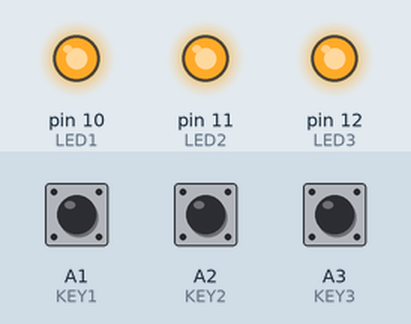
Recording of a sketch running on a simulated Arduino Uno, built with avr-gcc and run on an emulated ATmega328P. On the bench: output pins drawn as LEDs (lit = HIGH). Dashed ring = blinking. The test bench sets the inputs (shaded band); at power-on: A1 (KEY1) HIGH, A2 (KEY2) HIGH, A3 (KEY3) HIGH. Random numbers use the default seed unless the sketch sets one.

Above: at 1.3 s.
1.4 s: A1 (KEY1) pulled LOW for 0.15 s
At 3.14 s:
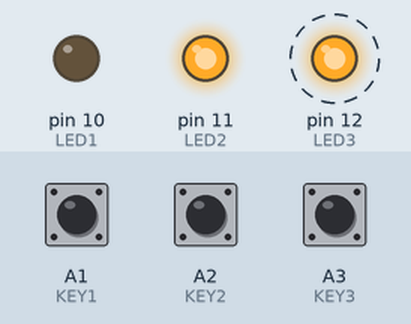
4.5 s: A1 (KEY1) pulled LOW for 1 s
At 7.3 s:
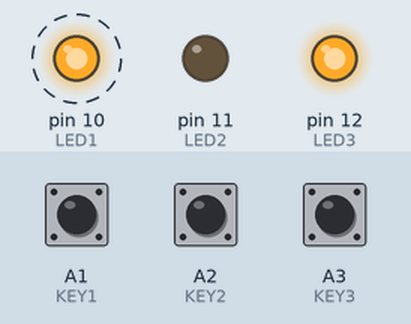
8.5 s: A1 (KEY1) pulled LOW for 3.2 s
At 14.3 s:
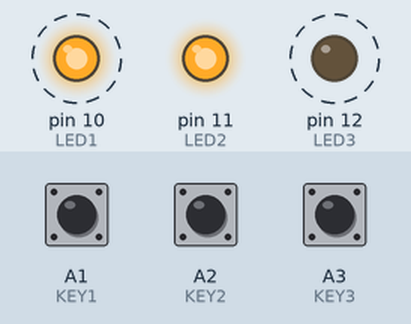
Timing chart, 0 to 18.0 s (numbered marks = the images above; inputs shaded):
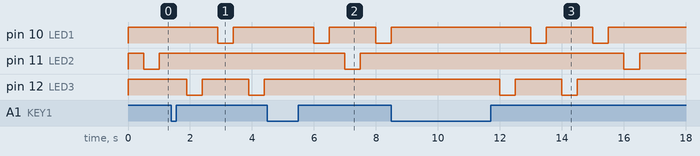

Measured:
- after the input at 1.4 s, pin 10 (LED1): HIGH → LOW after 1.5 s, → HIGH 0.50 s later
- after the input at 4.5 s, pin 10 (LED1): alternates HIGH for 1.5 s and LOW for 0.50 s, starting after 1.5 s
- after the input at 8.5 s, pin 10 (LED1): alternates HIGH for 1.5 s and LOW for 0.50 s, 4 changes in all, then stays HIGH, starting after 4.5 s
- by itself, pin 12 (LED3): alternates HIGH for 1.5 s and LOW for 0.50 s, 4 changes in all, then stays HIGH

The sketch:

ex2_1608.ino
```cpp
/**
Escrever um programa que inicialmente mostre uma sequencia aleatoria
de 5 piscadas dos leds 1, 2 ou 3 e em seguida espere o usuario repetir
a sequencia usando as chaves 1, 2 e 3. Caso o usuario erre, o programa
deve acender o led 1 e deixa-lo aceso. Caso o usuario acerte a sequencia,
o programa deve acender todos os leds e deixa-los acesos. Em qualquer
caso, se o usuario paertar a chave 1 o programa deve voltar ao estado inicial
*/

#define LED1       10
#define LED2       11
#define LED3       12
#define LED4       13
#define BUZZ        3
#define KEY1       A1
#define KEY2       A2
#define KEY3       A3
#define POT        A0

#define LOOP_DELAY 500
#define LED_MOSTRAR_DELAY 500
#define LEN_RESPOSTA 5

int LEDS[] = {LED1, LED2, LED3};

int state = 0;    // 0 eh mostrar, 1 eh receber, 2 é sucesso, 3 é erro
unsigned long now;
unsigned long last;

int respostaCorreta[] = {1, 2, 3, 1, 3};

// globais para estado MOSTRAR
int mostrarAtual;
unsigned long lastMostrar;
bool stateMostrar;

// globais para estado RECEBER
int receberAtual;

void geraNovaSequencia() {
  for (int i = 0; i < LEN_RESPOSTA; i ++) {
    respostaCorreta[i] = random(1, 4);
  }
}

/** verifica os botoes. Devolve 0 se nada foi pressionado. Devole 1-3 caso seja pressionado */
int recebeBotao() {
  if (now - last >= LOOP_DELAY) {
    if (digitalRead(KEY1) == LOW) {
      last = now;
      return 1;
    }
    if (digitalRead(KEY2) == LOW) {
      last = now;
      return 2;
    }
    if (digitalRead(KEY3) == LOW) {
      last = now;
      return 3;
    }
  }
  return 0;
}

/** vai para um novo estado, reiniciando as variaveis necessarias */
void irPara(int newState) {
  if (newState == 0) {    // mostrar
    mostrarAtual = 0;
    lastMostrar = now;
    stateMostrar = false;
    digitalWrite(LED1, HIGH);
    digitalWrite(LED2, HIGH);
    digitalWrite(LED3, HIGH);
    geraNovaSequencia();
  }

  if (newState == 1) {    // receber
    receberAtual = 0;
    digitalWrite(LED1, HIGH);
    digitalWrite(LED2, HIGH);
    digitalWrite(LED3, HIGH);
  }

  if (newState == 2) {    // sucesso
    digitalWrite(LED1, LOW);
    digitalWrite(LED2, LOW);
    digitalWrite(LED3, LOW);
  }

  if (newState == 3) {    // erro
    digitalWrite(LED1, LOW);
  }

  state = newState;
}


void mostrar() {
  // int mostrarAtual;
  // unsigned long lastMostrar;
  // bool stateMostrar;

  if (now - lastMostrar >= LED_MOSTRAR_DELAY) {
    if (!stateMostrar) {
      if (mostrarAtual >= LEN_RESPOSTA) {
        irPara(1);
        return;
      }
      // mostra o led
      digitalWrite(LEDS[respostaCorreta[mostrarAtual] - 1], LOW);
    }
    else {
      // apaga o led
      digitalWrite(LEDS[respostaCorreta[mostrarAtual] - 1], HIGH);
      mostrarAtual++;  // aumenta o contador
    }

    stateMostrar = !stateMostrar;
    lastMostrar = now;
  }
}

void receber() {
  int b = recebeBotao();
  if (b > 0) {
    // se acertou
    if (respostaCorreta[receberAtual] == b) {
      receberAtual++;   // passa pro proximo
      if (receberAtual >= LEN_RESPOSTA) {
        irPara(2);      // chegou no final
      }
    }
    // errou
    else {
      irPara(3);
    }
  }
}

void fimDeJogo() {
  if (recebeBotao() == 1) irPara(0);
}

void setup() {
  pinMode(LED1, OUTPUT);
  pinMode(LED2, OUTPUT);
  pinMode(LED3, OUTPUT);
  pinMode(KEY1, INPUT_PULLUP);
  pinMode(KEY2, INPUT_PULLUP);
  pinMode(KEY3, INPUT_PULLUP);

  last = millis();
  state = 0;
  irPara(0);
}

void loop() {
  now = millis();

  if (state == 0) {
    mostrar();
  }
  if (state == 1) {
    receber();
  }
  else {
    fimDeJogo();
  }
}
```
